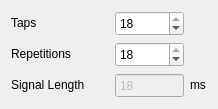
               <widget class="QWidget" name="page_14">
                <layout class="QVBoxLayout" name="verticalLayout_18">
                 <item>
                  <layout class="QHBoxLayout" name="horizontalLayout_39">
                   <item>
                    <widget class="QLabel" name="label_64">
                     <property name="minimumSize">
                      <size>
                       <width>98</width>
                       <height>16</height>
                      </size>
                     </property>
                     <property name="maximumSize">
                      <size>
                       <width>98</width>
                       <height>16</height>
                      </size>
                     </property>
                     <property name="text">
                      <string>Taps</string>
                     </property>
                    </widget>
                   </item>
                   <item>
                    <widget class="QSpinBox" name="spinBox_27">
                     <property name="minimumSize">
                      <size>
                       <width>69</width>
                       <height>25</height>
                      </size>
                     </property>
                     <property name="maximumSize">
                      <size>
                       <width>69</width>
                       <height>25</height>
                      </size>
                     </property>
                     <property name="minimum">
                      <number>3</number>
                     </property>
                     <property name="maximum">
                      <number>18</number>
                     </property>
                     <property name="value">
                      <number>18</number>
                     </property>
                    </widget>
                   </item>
                   <item>
                    <widget class="QLabel" name="label_65">
                     <property name="minimumSize">
                      <size>
                       <width>17</width>
                       <height>16</height>
                      </size>
                     </property>
                     <property name="maximumSize">
                      <size>
                       <width>17</width>
                       <height>16</height>
                      </size>
                     </property>
                     <property name="text">
                      <string/>
                     </property>
                    </widget>
                   </item>
                  </layout>
                 </item>
                 <item>
                  <layout class="QHBoxLayout" name="horizontalLayout_40">
                   <item>
                    <widget class="QLabel" name="label_66">
                     <property name="minimumSize">
                      <size>
                       <width>98</width>
                       <height>16</height>
                      </size>
                     </property>
                     <property name="maximumSize">
                      <size>
                       <width>98</width>
                       <height>16</height>
                      </size>
                     </property>
                     <property name="text">
                      <string>Repetitions</string>
                     </property>
                    </widget>
                   </item>
                   <item>
                    <widget class="QSpinBox" name="spinBox_28">
                     <property name="minimumSize">
                      <size>
                       <width>69</width>
                       <height>25</height>
                      </size>
                     </property>
                     <property name="maximumSize">
                      <size>
                       <width>69</width>
                       <height>25</height>
                      </size>
                     </property>
                     <property name="minimum">
                      <number>3</number>
                     </property>
                     <property name="maximum">
                      <number>18</number>
                     </property>
                     <property name="value">
                      <number>18</number>
                     </property>
                    </widget>
                   </item>
                   <item>
                    <widget class="QLabel" name="label_67">
                     <property name="minimumSize">
                      <size>
                       <width>17</width>
                       <height>16</height>
                      </size>
                     </property>
                     <property name="maximumSize">
                      <size>
                       <width>17</width>
                       <height>16</height>
                      </size>
                     </property>
                     <property name="text">
                      <string/>
                     </property>
                    </widget>
                   </item>
                  </layout>
                 </item>
                 <item>
                  <layout class="QHBoxLayout" name="horizontalLayout_41">
                   <item>
                    <widget class="QLabel" name="label_68">
                     <property name="minimumSize">
                      <size>
                       <width>98</width>
                       <height>16</height>
                      </size>
                     </property>
                     <property name="maximumSize">
                      <size>
                       <width>98</width>
                       <height>16</height>
                      </size>
                     </property>
                     <property name="text">
                      <string>Signal Length</string>
                     </property>
                    </widget>
                   </item>
                   <item>
                    <widget class="QSpinBox" name="spinBox_29">
                     <property name="enabled">
                      <bool>false</bool>
                     </property>
                     <property name="minimumSize">
                      <size>
                       <width>69</width>
                       <height>25</height>
                      </size>
                     </property>
                     <property name="maximumSize">
                      <size>
                       <width>69</width>
                       <height>25</height>
                      </size>
                     </property>
                     <property name="buttonSymbols">
                      <enum>QAbstractSpinBox::NoButtons</enum>
                     </property>
                     <property name="minimum">
                      <number>3</number>
                     </property>
                     <property name="maximum">
                      <number>18</number>
                     </property>
                     <property name="value">
                      <number>18</number>
                     </property>
                    </widget>
                   </item>
                   <item>
                    <widget class="QLabel" name="label_69">
                     <property name="minimumSize">
                      <size>
                       <width>17</width>
                       <height>16</height>
                      </size>
                     </property>
                     <property name="maximumSize">
                      <size>
                       <width>17</width>
                       <height>16</height>
                      </size>
                     </property>
                     <property name="text">
                      <string>ms</string>
                     </property>
                    </widget>
                   </item>
                  </layout>
                 </item>
                </layout>
               </widget>
